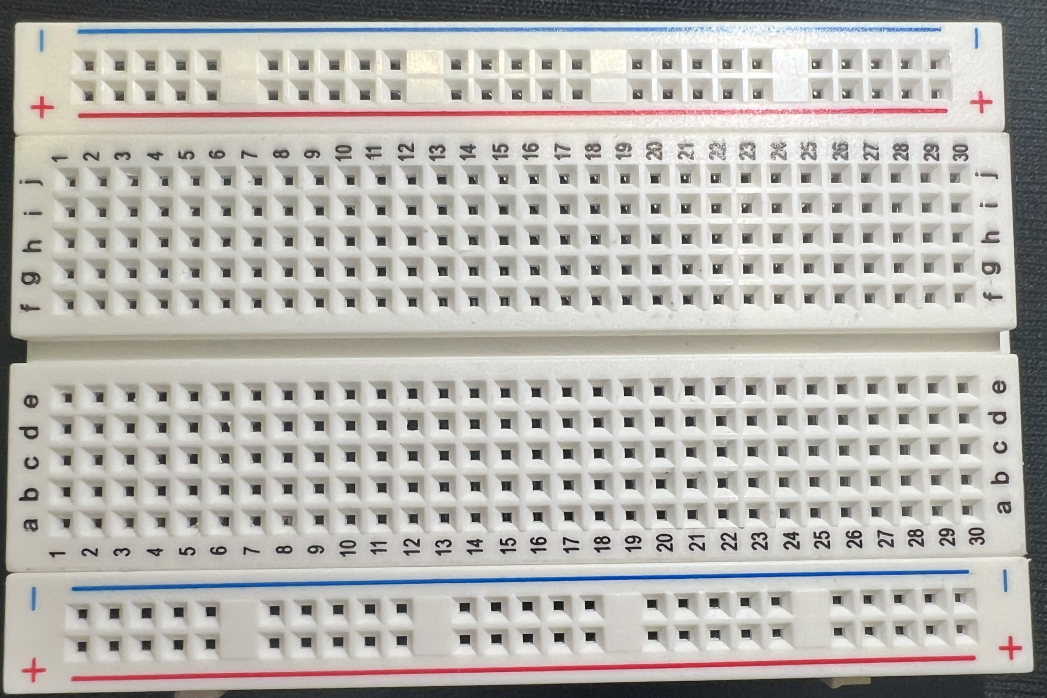
#> input picture imgs/breadboard7.jpg, 3141 x 2094 px, found by its file name (shown at 1/3 size)
$ python grid_detection4.py
#> lines starting #> are read from the running program, lines starting #| are printed output that depends on the picture
import cv2
import numpy as np
import matplotlib.pyplot as plt

def non_max_suppression(rectangles, min_distance):
    if len(rectangles) == 0:
        return []

    # Convert rectangles to (x, y) format
    rectangles = np.array(rectangles)

    # Sort rectangles by x-coordinate
    rectangles = rectangles[np.argsort(rectangles[:, 0])]

    # Initialize the list of picked rectangles
    picked_rectangles = [rectangles[0]]

    for rect in rectangles[1:]:
        # Check if the current rectangle is far enough from the picked rectangles
        distances = np.sqrt(np.sum(np.square(picked_rectangles - rect), axis=1))
        if np.min(distances) >= min_distance:
            picked_rectangles.append(rect)

    return picked_rectangles

# Load the breadboard image
breadboard_image = cv2.imread('breadboard7.jpg')
#> breadboard_image is the input picture: shape (2094, 3141, 3); mean B, G, R 174.7, 179.8, 182.2

# Create a list of template images
template_paths = ['template10.jpg','template11.jpg','template12.jpg','template13.jpg','template14.jpg','template15.jpg','template16.jpg','template17.jpg']  # Add paths to your templates

# Set a threshold to determine matching locations
threshold = 0.73  # Adjust this threshold as needed
min_distance = 50  # Minimum distance between detected holes

# Initialize an empty list to store detected hole positions
detected_holes_positions = []

# Iterate through each template
for template_path in template_paths:
    # Load the current template
    template = cv2.imread(template_path)
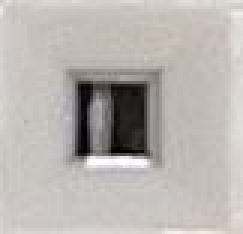
#> input picture template10.JPG, 81 x 78 px, found by its file name (shown 3 times larger)
#> template is the input picture: shape (78, 81, 3); mean B, G, R 176.2, 179.7, 184.6

    # Perform template matching
    result = cv2.matchTemplate(breadboard_image, template, cv2.TM_CCOEFF_NORMED)
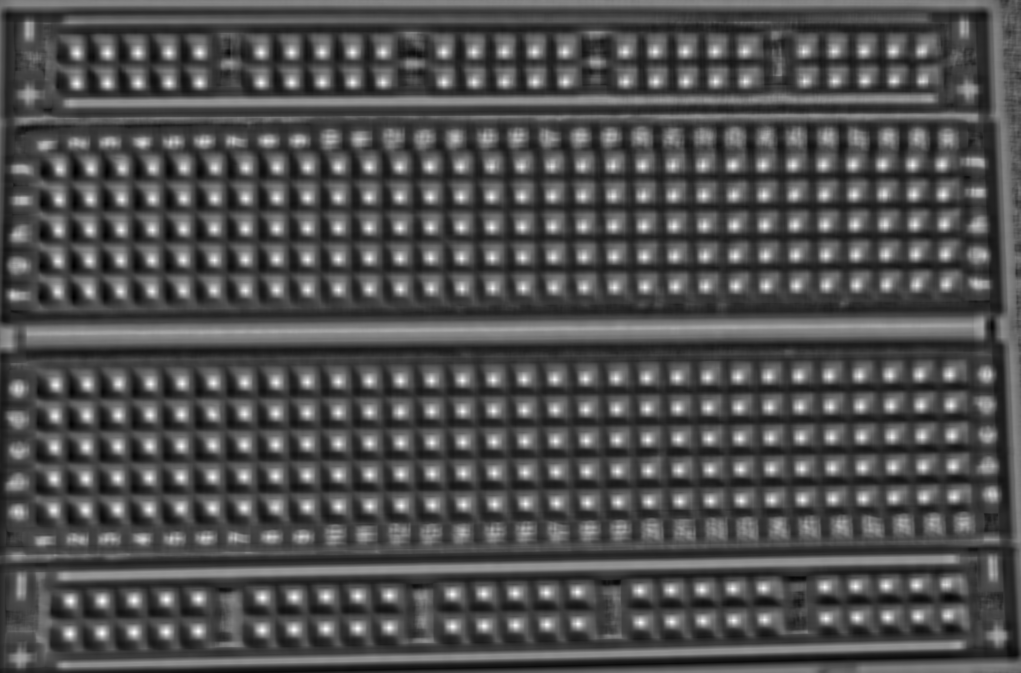
#> result: shape (2017, 3061) float32 (shown at 1/3 size); min -0.423, max 0.856, mean -0.0157; drawn with min black and max white

    # Find locations where the similarity score is above the threshold
    loc = np.where(result >= threshold)
#> loc = 11760 positions, rows 153 to 1906, columns 157 to 2864

    # Iterate through the detected locations and add them to the list
    for pt in zip(*loc[::-1]):
        detected_holes_positions.append(pt)
#> this loop made 11760 passes
#> pt on passes 1 to 3: (2053, 153), (2054, 153), (2055, 153)
#> after the loop, detected_holes_positions = 11760 pairs, first value 157 to 2864, second value 153 to 1906
#> pass 2 of the loop `for template_path in template_paths:`:
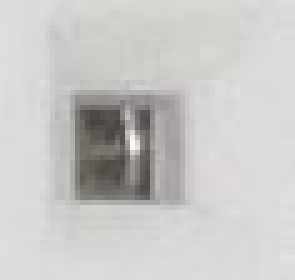
#> input picture template11.JPG, 59 x 56 px, found by its file name (shown 5 times larger)
#> template is the input picture: shape (56, 59, 3); mean B, G, R 199, 201.3, 201.2
#> `result = cv2.matchTemplate(breadboard_image, template, cv2.TM_CCOEFF_N..`:
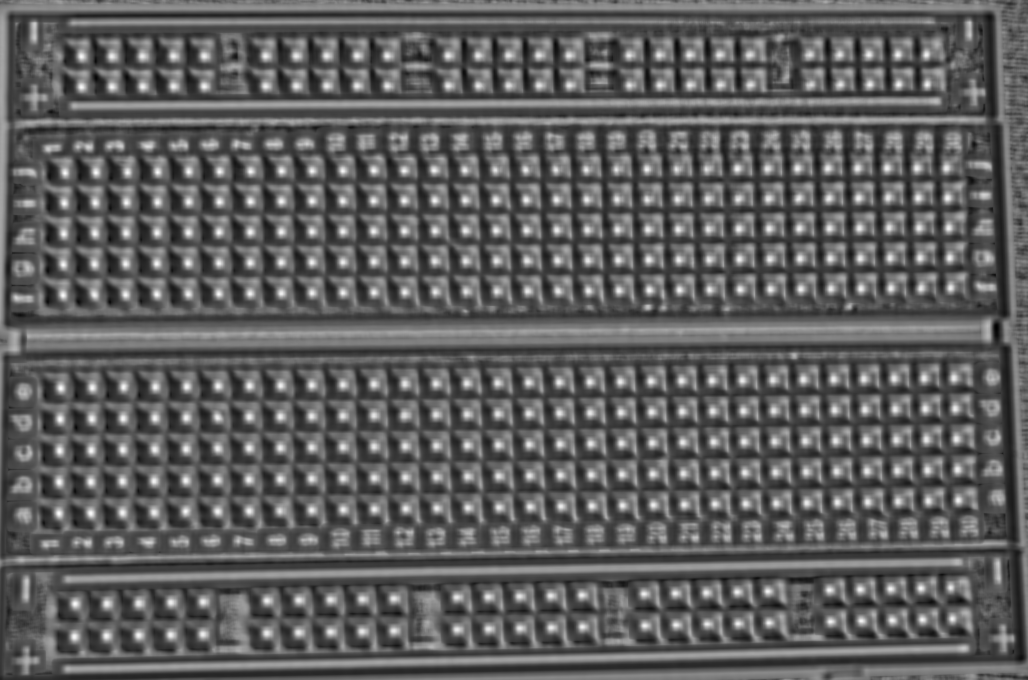
#> result: shape (2039, 3083) float32 (shown at 1/3 size); min -0.516, max 0.831, mean -0.0135; drawn with min black and max white
#> loc = 6892 positions, rows 161 to 1914, columns 173 to 2876
#> the loop `for pt in zip(*loc[::-1]):` made 6892 passes
#> pt on passes 1 to 3: (2693, 161), (2606, 162), (2692, 162)
#> after the loop `for pt in zip(*loc[::-1]):`: detected_holes_positions = 18652 pairs, first value 157 to 2876, second value 153 to 1914
#> pass 3 of the loop `for template_path in template_paths:`:
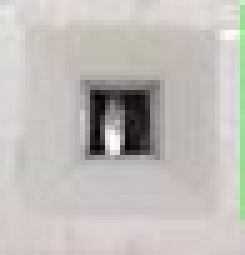
#> input picture template12.JPG, 49 x 51 px, found by its file name (shown 5 times larger)
#> template is the input picture: shape (51, 49, 3); mean B, G, R 185.7, 189.8, 193.4
#> `result = cv2.matchTemplate(breadboard_image, template, cv2.TM_CCOEFF_N..`:
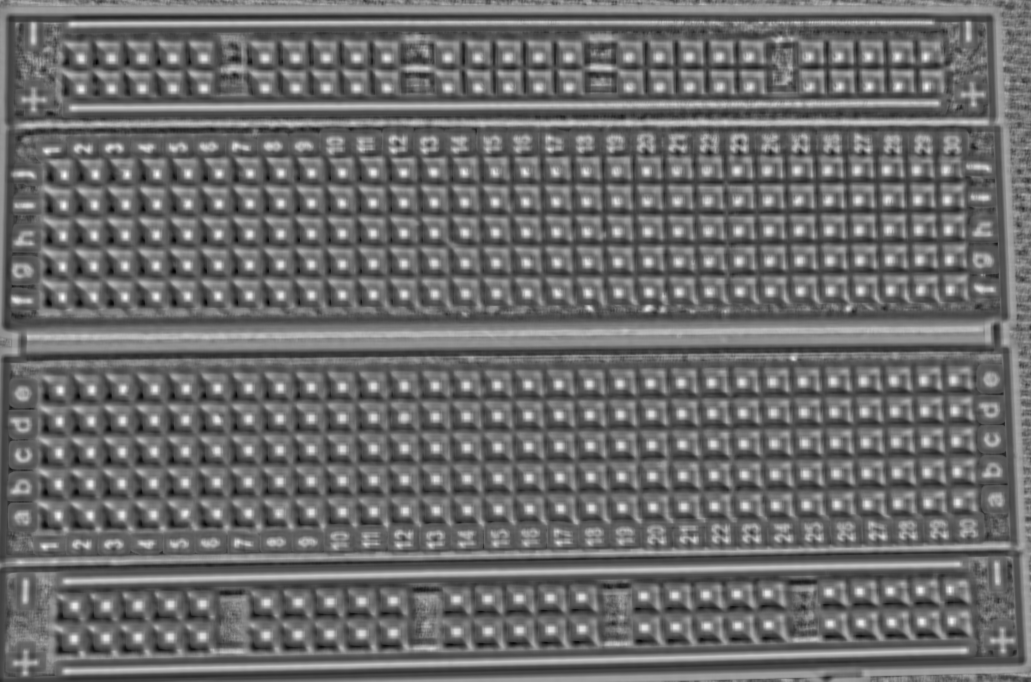
#> result: shape (2044, 3093) float32 (shown at 1/3 size); min -0.549, max 0.673, mean -0.0254; drawn with min black and max white
#> loc = (empty array, empty array)
#> (the run stopped early here; a loop or call above may not have finished)
